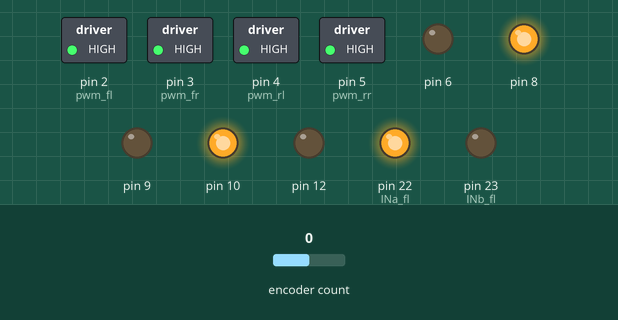
Simulated run of this sketch. Board: Arduino Leonardo, built with avr-gcc and run on an emulated ATmega32U4. Shown: switched loads named in the sketch (green lamp = pin HIGH), output pins drawn as LEDs (lit = HIGH). The inputs (shaded band) are chosen by the test bench; at power-on: encoder count 0. The ROS host is connected and sends only what is stated.

Above: at 0.1 s.
Timing chart, 0 to 1.6 s (numbered marks = the images above):
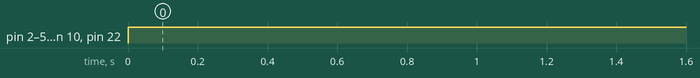

Measured:
- by itself, pin 2 (pwm_fl), pin 3 (pwm_fr), pin 4 (pwm_rl), pin 5 (pwm_rr), pin 8, pin 10, pin 22 (INa_fl): LOW → HIGH at 0.00 s

The sketch:

motor_driver.ino
```cpp
#include <ros.h>
#include <std_msgs/Float64MultiArray.h>
#include <Encoder.h>
#include <LiquidCrystal.h>
#include <Keyboard.h>
#include <string.h>

ros::NodeHandle nh;
std_msgs::Float64MultiArray msg;

ros::Publisher encoder("encoder", &msg);

Encoder myEnc_fl(8, 9);
// pin settings
int pwm_fl = 2;
int pwm_fr = 3;
int pwm_rl = 4;
int pwm_rr = 5;

int INa_fl = 22;
int INb_fl = 23;
int INa_fr = 24;
int INb_fr = 25;
int INa_rl = 26;
int INb_rl = 27;
int INa_rr = 28;
int INb_rr = 29;


void setup() {
    Serial.begin(57600);
    nh.initNode();
    nh.advertise(encoder);
    msg.data = (float *)malloc(sizeof(float)*2);
    msg.data_length = 2;
    // set pins to output
    pinMode(pwm_fl, OUTPUT);
    pinMode(pwm_fr, OUTPUT);
    pinMode(pwm_rr, OUTPUT);
    pinMode(pwm_rl, OUTPUT);

    pinMode(INa_fl, OUTPUT);
    pinMode(INb_fl, OUTPUT);

    pinMode(INa_fr, OUTPUT);
    pinMode(INb_fr, OUTPUT);

    pinMode(INa_rl, OUTPUT);
    pinMode(INb_rl, OUTPUT);

    pinMode(INa_rr, OUTPUT);
    pinMode(INb_rr, OUTPUT);


}


// function to control motor
// speed is how fast the motor rotates
// Please set pwmPin, InaPin and INbPin for the motor you want to drive

void control_motor(int speed, int pwmPin, int INaPin, int INbPin){
    if(speed > 0){
        analogWrite(pwmPin, speed);
        digitalWrite(INaPin, HIGH);
        digitalWrite(INbPin, LOW);
    }
    else if(speed < 0){
        analogWrite(pwmPin, -speed);
        digitalWrite(INaPin, LOW);
        digitalWrite(INbPin, HIGH);
    }
    else{
        digitalWrite(INaPin, LOW);
        digitalWrite(INbPin, LOW);
    }
}
void loop() {
    int i = 0;

    // increase speed of motor
    for(i=0;i<256;i++)
    {
      // control motors
      control_motor(255, pwm_fl, INa_fl, INb_fl);
      control_motor(255, pwm_fr, INa_fr, INb_fr);
      control_motor(255, pwm_rl, INa_rl, INb_rl);
      control_motor(255, pwm_rr, INa_rr, INb_rr);

    }
}
```
